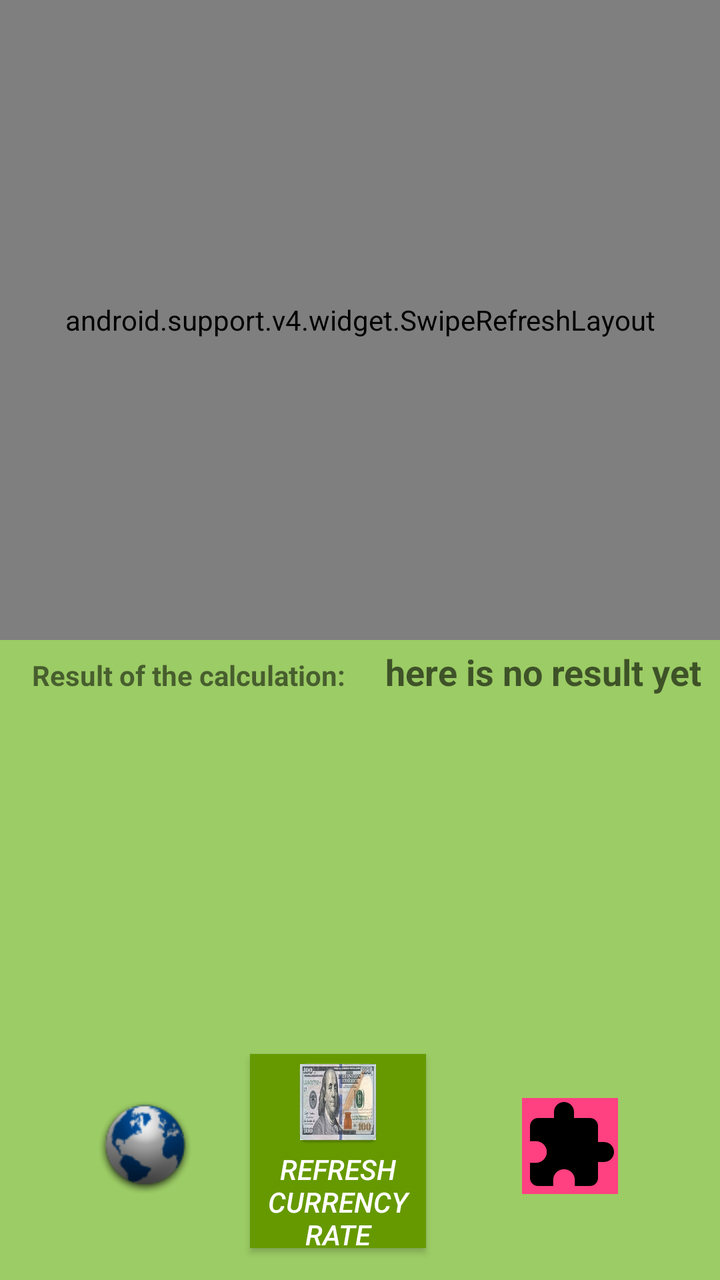
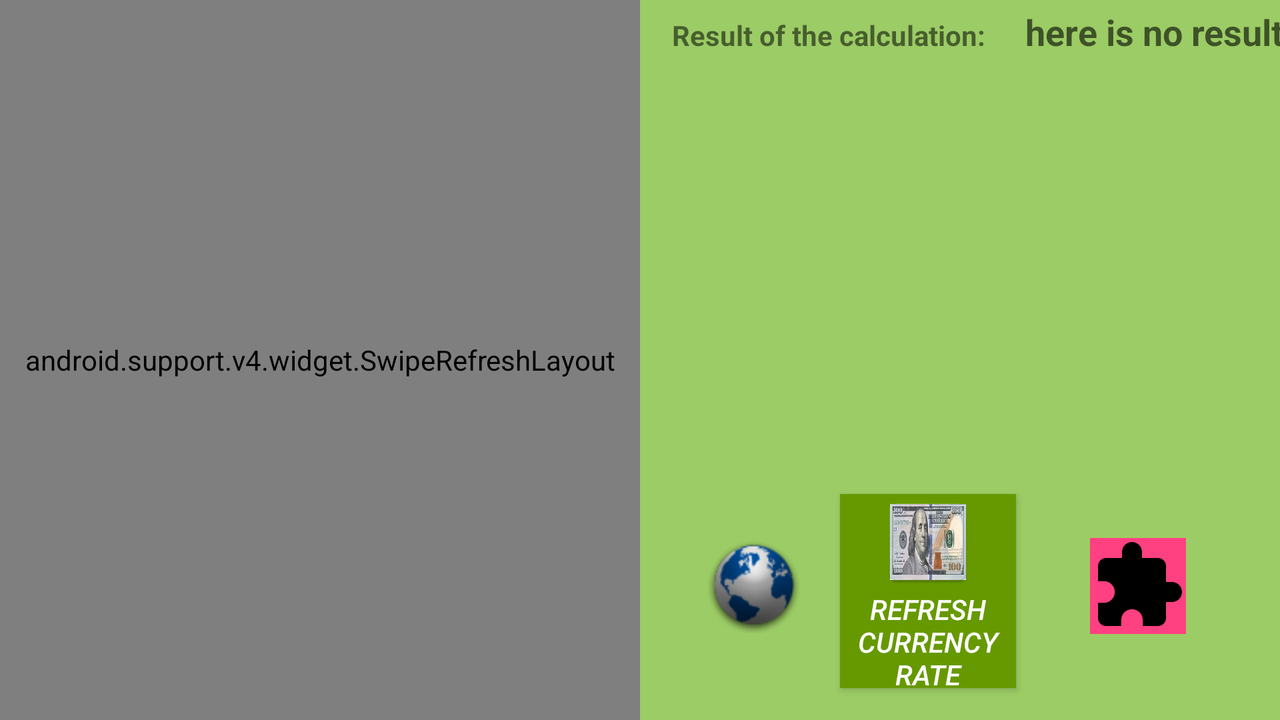

First picture: res/layout/ on a phone held upright. Second picture: the repository's own variant of that layout, on a device whose configuration matches the variant's folder. Source for both follows.
<!-- AndroidManifest.xml: application theme AppTheme -->
<!-- res/layout/activity_exchange.xml -->
<?xml version="1.0" encoding="utf-8"?>
<LinearLayout xmlns:android="http://schemas.android.com/apk/res/android"
    android:layout_width="match_parent"
    android:layout_height="match_parent"
    android:orientation="vertical">

    
    <android.support.v4.widget.SwipeRefreshLayout xmlns:android="http://schemas.android.com/apk/res/android"
        android:id="@+id/swipe_container"
        android:layout_width="match_parent"
        android:layout_height="0dp"
        android:layout_weight="0.5">

        <include
            android:id="@+id/rate_list"
            layout="@layout/exchange_rate_list"
            android:layout_width="match_parent"
            android:layout_height="match_parent" />
    </android.support.v4.widget.SwipeRefreshLayout>

    <include
        android:id="@+id/rate_list_buttons"
        layout="@layout/exchange_rate_list_buttons"
        android:layout_width="match_parent"
        android:layout_height="0dp"
        android:layout_weight="0.5" />
</LinearLayout>
<!-- res/layout/exchange_rate_list.xml (included above) -->
<?xml version="1.0" encoding="utf-8"?>
<ScrollView xmlns:android="http://schemas.android.com/apk/res/android"
    xmlns:app="http://schemas.android.com/apk/res-auto"
    android:layout_width="match_parent"
    android:layout_height="wrap_content">

    <LinearLayout
        android:layout_width="match_parent"
        android:layout_height="wrap_content"
        android:orientation="vertical">

        <android.support.constraint.ConstraintLayout xmlns:android="http://schemas.android.com/apk/res/android"
            xmlns:app="http://schemas.android.com/apk/res-auto"
            xmlns:tools="http://schemas.android.com/tools"
            android:layout_width="match_parent"
            android:layout_height="match_parent"
            tools:context="ua.biz.synergy.exchangerateattempt1.ExchangeActivity"
            tools:layout_editor_absoluteX="0dp"
            tools:layout_editor_absoluteY="81dp">

            <TextView
                android:id="@+id/textViewTitleExchRateSaleDollar"
                android:layout_width="wrap_content"
                android:layout_height="20dp"
                android:layout_marginStart="8dp"
                android:layout_marginTop="16dp"
                android:text="@string/title_Selling_Dollar"
                android:textSize="16sp"

                android:textStyle="bold"
                app:layout_constraintLeft_toLeftOf="parent"
                app:layout_constraintTop_toTopOf="parent" />

            <TextView
                android:id="@+id/textViewExchangeRateSaleDollar"
                android:layout_width="wrap_content"
                android:layout_height="wrap_content"
                android:layout_marginEnd="16dp"
                android:gravity="center"
                android:hint="@string/hint_Text_View_Exchange_field"
                android:textColor="?attr/colorAccent"
                android:textSize="18sp"
                app:layout_constraintBaseline_toBaselineOf="@+id/textViewTitleExchRateSaleDollar"
                app:layout_constraintEnd_toStartOf="@+id/imageButtonSaleDollarCalculate" />

            <TextView
                android:id="@+id/textViewTitleExchBuyDollar"
                android:layout_width="wrap_content"
                android:layout_height="20dp"
                android:layout_marginLeft="16dp"
                android:layout_marginStart="8dp"
                android:layout_marginTop="26dp"
                android:text="@string/title_Purchase_Dollar"
                android:textSize="16sp"
                android:textStyle="bold"
                app:layout_constraintLeft_toLeftOf="parent"
                app:layout_constraintTop_toBottomOf="@+id/textViewTitleExchRateSaleDollar" />

            <TextView
                android:id="@+id/textViewExchangeBuyDollar"
                android:layout_width="wrap_content"
                android:layout_height="wrap_content"
                android:layout_marginEnd="16dp"
                android:gravity="center"
                android:hint="@string/hint_Text_View_Exchange_field"
                android:textColor="@color/colorAccent"
                android:textSize="16sp"
                app:layout_constraintBaseline_toBaselineOf="@+id/textViewTitleExchBuyDollar"
                app:layout_constraintEnd_toStartOf="@+id/imageButtonBuyDollarCalculate" />

            <TextView
                android:id="@+id/textViewTitleExchSaleEuro"
                android:layout_width="wrap_content"
                android:layout_height="20dp"
                android:layout_marginLeft="8dp"
                android:layout_marginStart="8dp"
                android:layout_marginTop="26dp"
                android:text="@string/title_Selling_Euro"
                android:textSize="16sp"
                android:textStyle="bold"
                app:layout_constraintLeft_toLeftOf="parent"
                app:layout_constraintTop_toBottomOf="@+id/textViewTitleExchBuyDollar" />

            <TextView
                android:id="@+id/textViewExchangeSaleEuro"
                android:layout_width="wrap_content"
                android:layout_height="wrap_content"
                android:layout_marginEnd="16dp"
                android:gravity="center"
                android:hint="@string/hint_Text_View_Exchange_field"
                android:textColor="@color/colorAccent"
                android:textSize="18sp"
                app:layout_constraintBaseline_toBaselineOf="@+id/textViewTitleExchSaleEuro"
                app:layout_constraintEnd_toStartOf="@+id/imageButtonSaleEuroCalculate" />

            <TextView
                android:id="@+id/textViewTitleExchBuyEuro"
                android:layout_width="wrap_content"
                android:layout_height="20dp"
                android:layout_marginLeft="8dp"
                android:layout_marginStart="8dp"
                android:layout_marginTop="26dp"
                android:text="@string/title_Purchase_Euro"
                android:textSize="16sp"
                android:textStyle="bold"
                app:layout_constraintLeft_toLeftOf="parent"
                app:layout_constraintTop_toBottomOf="@+id/textViewTitleExchSaleEuro" />

            <TextView
                android:id="@+id/textViewExchangeBuyEuro"
                android:layout_width="wrap_content"
                android:layout_height="wrap_content"
                android:layout_marginEnd="16dp"
                android:gravity="center"
                android:hint="@string/hint_Text_View_Exchange_field"
                android:textColor="@color/colorAccent"
                android:textSize="16sp"
                app:layout_constraintBaseline_toBaselineOf="@+id/textViewTitleExchBuyEuro"
                app:layout_constraintEnd_toStartOf="@+id/imageButtonBuyEuroCalculate"/>

            <android.support.constraint.Guideline
                android:id="@+id/guideline2"
                android:layout_width="wrap_content"
                android:layout_height="wrap_content"
                android:orientation="vertical"
                app:layout_constraintGuide_end="285dp" />

            <ImageButton
                android:id="@+id/imageButtonSaleDollarCalculate"
                android:layout_width="wrap_content"
                android:layout_height="wrap_content"
                android:layout_marginBottom="0dp"
                android:layout_marginEnd="8dp"
                android:layout_marginTop="0dp"
                android:background="@android:color/holo_green_light"
                android:padding="0sp"
                app:layout_constraintBottom_toBottomOf="@+id/textViewExchangeRateSaleDollar"
                app:layout_constraintRight_toRightOf="parent"
                app:layout_constraintTop_toTopOf="@+id/textViewExchangeRateSaleDollar"
                app:layout_constraintVertical_bias="0.0"
                app:srcCompat="@drawable/ic_iso_black_48px" />

            <ImageButton
                android:id="@+id/imageButtonBuyDollarCalculate"
                android:layout_width="wrap_content"
                android:layout_height="wrap_content"
                android:layout_marginBottom="0dp"
                android:layout_marginEnd="8dp"
                android:layout_marginTop="0dp"
                android:background="@android:color/holo_green_light"
                android:padding="0sp"
                app:layout_constraintBottom_toBottomOf="@+id/textViewExchangeBuyDollar"
                app:layout_constraintRight_toRightOf="parent"
                app:layout_constraintTop_toTopOf="@+id/textViewExchangeBuyDollar"
                app:layout_constraintVertical_bias="0.481"
                app:srcCompat="@drawable/ic_iso_black_48px" />

            <ImageButton
                android:id="@+id/imageButtonSaleEuroCalculate"
                android:layout_width="wrap_content"
                android:layout_height="wrap_content"
                android:layout_marginBottom="0dp"
                android:layout_marginEnd="8dp"
                android:layout_marginTop="0dp"
                android:background="@android:color/holo_purple"
                android:padding="0sp"
                app:layout_constraintBottom_toBottomOf="@+id/textViewExchangeSaleEuro"
                app:layout_constraintRight_toRightOf="parent"
                app:layout_constraintTop_toTopOf="@+id/textViewExchangeSaleEuro"
                app:layout_constraintVertical_bias="0.529"
                app:srcCompat="@drawable/ic_iso_black_48px" />

            <ImageButton
                android:id="@+id/imageButtonBuyEuroCalculate"
                android:layout_width="wrap_content"
                android:layout_height="wrap_content"
                android:layout_marginBottom="0dp"
                android:layout_marginEnd="8dp"
                android:layout_marginTop="0dp"
                android:background="@android:color/holo_purple"
                android:padding="0sp"
                app:layout_constraintBottom_toBottomOf="@+id/textViewExchangeBuyEuro"
                app:layout_constraintRight_toRightOf="parent"
                app:layout_constraintTop_toTopOf="@+id/textViewExchangeBuyEuro"
                app:srcCompat="@drawable/ic_iso_black_48px" />

        </android.support.constraint.ConstraintLayout>
    </LinearLayout>
</ScrollView>
<!-- res/layout/exchange_rate_list_buttons.xml (included above) -->
<?xml version="1.0" encoding="utf-8"?>
<android.support.constraint.ConstraintLayout xmlns:android="http://schemas.android.com/apk/res/android"
    xmlns:app="http://schemas.android.com/apk/res-auto"
    xmlns:tools="http://schemas.android.com/tools"
    android:layout_width="match_parent"
    android:layout_height="match_parent"
    tools:context="ua.biz.synergy.exchangerateattempt1.ExchangeActivity"
    tools:layout_editor_absoluteX="0dp"
    tools:layout_editor_absoluteY="81dp">

    <TextView
        android:id="@+id/textViewResultTitle"
        android:layout_width="wrap_content"
        android:layout_height="wrap_content"
        android:layout_marginStart="16dp"
        android:layout_marginTop="8dp"
        android:text="@string/text_TextView_Title_Result"
        android:textSize="14sp"
        android:textStyle="bold"
        app:layout_constraintStart_toStartOf="parent"
        app:layout_constraintTop_toTopOf="parent" />

    <TextView
        android:id="@+id/textViewResultValue"
        android:layout_width="wrap_content"
        android:layout_height="wrap_content"
        android:layout_marginStart="20dp"
        android:elevation="20dp"
        android:hint="@string/hint_TextView_Value_Result"
        android:scrollHorizontally="true"
        android:shadowColor="@android:color/holo_blue_bright"
        android:textColor="@color/colorAccent"
        android:textSize="18sp"
        android:textStyle="bold"
        app:layout_constraintBaseline_toBaselineOf="@+id/textViewResultTitle"
        app:layout_constraintStart_toEndOf="@+id/textViewResultTitle" />

    <Button
        android:id="@+id/buttonExchangeRate"
        style="@style/Widget.AppCompat.Button.Colored"
        android:layout_width="88dp"
        android:layout_height="97dp"
        android:layout_marginBottom="16dp"
        android:layout_marginEnd="135dp"
        android:layout_marginStart="105dp"
        android:background="@android:color/holo_green_dark"
        android:drawableTop="@mipmap/ic_launcher"
        android:elevation="10dp"
        android:shadowColor="@android:color/darker_gray"
        android:text="@string/button_Exchange_rate"
        android:textColor="@android:color/white"
        android:textColorLink="@android:color/holo_red_light"
        android:textStyle="italic"
        app:layout_constraintBottom_toBottomOf="parent"
        app:layout_constraintHorizontal_bias="0.626"
        app:layout_constraintLeft_toLeftOf="parent"
        app:layout_constraintRight_toRightOf="parent" />

    <ImageButton
        android:id="@+id/imageActionButton"
        android:layout_width="wrap_content"
        android:layout_height="wrap_content"
        android:layout_marginBottom="43dp"
        android:background="@drawable/ic_internet_icon"
        android:contentDescription="@string/description_action_button_web_site"

        app:layout_constraintBottom_toBottomOf="parent"
        app:layout_constraintHorizontal_bias="0.628"
        app:layout_constraintLeft_toLeftOf="parent"
        app:layout_constraintRight_toLeftOf="@+id/buttonExchangeRate"
         />
    

    <ImageButton
        android:id="@+id/imageCalcButton"
        android:layout_width="wrap_content"
        android:layout_height="wrap_content"
        android:layout_marginBottom="43dp"
        android:layout_marginEnd="36dp"
        android:layout_marginStart="8dp"
        android:background="@color/colorAccent"
        android:contentDescription="@string/call_calculator_or_other_tools"
        app:layout_constraintBottom_toBottomOf="parent"
        app:layout_constraintHorizontal_bias="0.725"
        app:layout_constraintLeft_toRightOf="@+id/buttonExchangeRate"
        app:layout_constraintRight_toRightOf="parent"
        app:srcCompat="@drawable/ic_extension_black_48px" />

    <ProgressBar
        android:id="@+id/progressBarCircle"
        style="?android:attr/progressBarStyle"
        android:layout_width="wrap_content"
        android:layout_height="wrap_content"
        android:layout_marginLeft="8dp"
        android:layout_marginRight="8dp"
        android:layout_marginTop="32dp"
        android:indeterminate="true"
        android:visibility="invisible"
        app:layout_constraintHorizontal_bias="0.666"
        app:layout_constraintLeft_toLeftOf="@+id/buttonExchangeRate"
        app:layout_constraintRight_toRightOf="@+id/buttonExchangeRate"
        app:layout_constraintTop_toTopOf="@+id/buttonExchangeRate" />

</android.support.constraint.ConstraintLayout>
<!-- resources referenced by this layout -->
<resources>
  <color name="colorAccent">#ff4081</color>
  <!-- drawable ic_extension_black_48px (drawable) -->
  <vector xmlns:android="http://schemas.android.com/apk/res/android"
          android:width="48dp"
          android:height="48dp"
          android:viewportWidth="24.0"
          android:viewportHeight="24.0">
      <path
          android:pathData="M20.5,11H19V7c0,-1.1 -0.9,-2 -2,-2h-4V3.5C13,2.12 11.88,1 10.5,1S8,2.12 8,3.5V5H4c-1.1,0 -1.99,0.9 -1.99,2v3.8H3.5c1.49,0 2.7,1.21 2.7,2.7s-1.21,2.7 -2.7,2.7H2V20c0,1.1 0.9,2 2,2h3.8v-1.5c0,-1.49 1.21,-2.7 2.7,-2.7 1.49,0 2.7,1.21 2.7,2.7V22H17c1.1,0 2,-0.9 2,-2v-4h1.5c1.38,0 2.5,-1.12 2.5,-2.5S21.88,11 20.5,11z"
          android:fillColor="#000000"/>
  </vector>
  <!-- drawable ic_internet_icon: png bitmap (drawable-hdpi, 9480 bytes) -->
  <!-- drawable ic_iso_black_48px (drawable) -->
  <vector xmlns:android="http://schemas.android.com/apk/res/android"
          android:width="48dp"
          android:height="48dp"
          android:viewportWidth="24.0"
          android:viewportHeight="24.0">
      <path
          android:pathData="M19,3L5,3c-1.1,0 -2,0.9 -2,2v14c0,1.1 0.9,2 2,2h14c1.1,0 2,-0.9 2,-2L21,5c0,-1.1 -0.9,-2 -2,-2zM5.5,7.5h2v-2L9,5.5v2h2L11,9L9,9v2L7.5,11L7.5,9h-2L5.5,7.5zM19,19L5,19L19,5v14zM17,17v-1.5h-5L12,17h5z"
          android:fillColor="#000000"/>
  </vector>
  <!-- mipmap ic_launcher: png bitmap (mipmap-hdpi, 10581 bytes) -->
  <string name="button_Exchange_rate">REFRESH CURRENCY RATE</string>
  <string name="call_calculator_or_other_tools">Call Calculator</string>
  <string name="description_action_button_web_site">Launch of the choosing web site</string>
  <string name="hint_TextView_Value_Result">here is no result yet</string>
  <string name="hint_Text_View_Exchange_field">here is no result yet</string>
  <string name="text_TextView_Title_Result">Result of the calculation:</string>
  <string name="title_Purchase_Dollar">Buying: </string>
  <string name="title_Purchase_Euro">Buying: </string>
  <string name="title_Selling_Dollar">Selling: </string>
  <string name="title_Selling_Euro">Selling: </string>
  <style name="AppTheme" parent="Theme.AppCompat.Light.DarkActionBar">
          
          <item name="colorPrimary">@color/colorPrimary</item>
          <item name="colorPrimaryDark">@color/colorPrimaryDark</item>
          <item name="colorAccent">@color/colorAccent</item>
          <item name="android:windowBackground">@color/customBackground</item>
          <item name="android:statusBarColor">?android:attr/textColorLink</item>
          <item name="android:navigationBarColor">@color/colorAccent</item>
          <item name="android:colorBackground">@android:color/background_light</item>
      </style>
  <color name="colorPrimary">#3F51B5</color>
  <color name="colorPrimaryDark">#303F9F</color>
  <color name="customBackground">#9ccc65</color>
</resources>
<!-- res/layout-land/activity_exchange.xml (the repository's variant of the layout above) -->
<!-- drawn on the phone turned sideways -->
<?xml version="1.0" encoding="utf-8"?>
<LinearLayout xmlns:android="http://schemas.android.com/apk/res/android"
    android:layout_width="match_parent"
    android:layout_height="match_parent"
    android:orientation="horizontal"
    android:baselineAligned="false">

    
    <android.support.v4.widget.SwipeRefreshLayout xmlns:android="http://schemas.android.com/apk/res/android"
        android:id="@+id/swipe_container"
        android:layout_width="0dp"
        android:layout_height="match_parent"
        android:layout_weight="0.5">

        <include
            android:id="@+id/rate_list"
            layout="@layout/exchange_rate_list"
            android:layout_width="match_parent"
            android:layout_height="match_parent" />
    </android.support.v4.widget.SwipeRefreshLayout>

    <include
        android:id="@+id/rate_list_buttons"
        layout="@layout/exchange_rate_list_buttons"
        android:layout_width="0dp"
        android:layout_height="match_parent"
        android:layout_weight="0.5" />
</LinearLayout>
